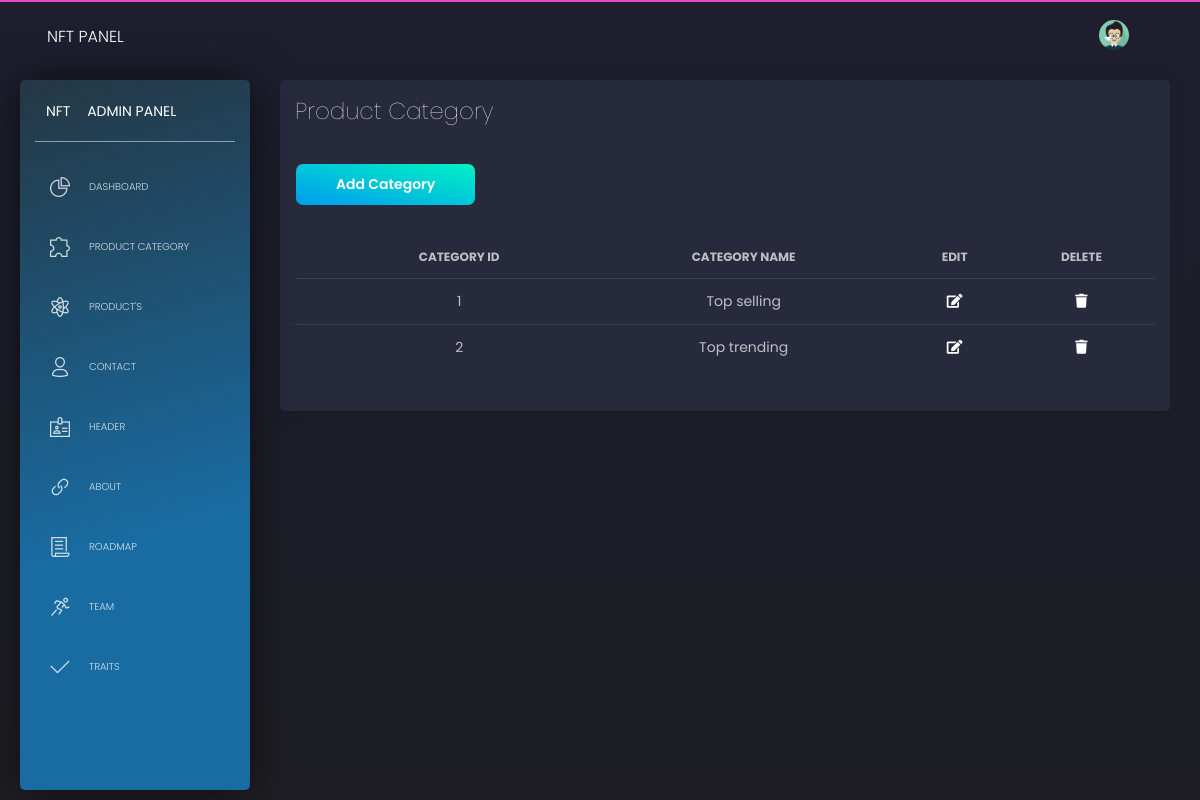
The page /Admin/product_category.php on the database its author committed.
### tables this page shows
CREATE TABLE `catagory` (
  `id` int(11) NOT NULL,
  `catagory` varchar(200) DEFAULT NULL
);

### Admin/product_category.php (the view, shortened to what this page needs)
<!DOCTYPE html>
<html lang="en">
<head>
    <link href="https://use.fontawesome.com/releases/v5.0.6/css/all.css" rel="stylesheet">
    <link href="assets/css/nucleo-icons.css" rel="stylesheet" />
    <link href="assets/css/black-dashboard.css?v=1.0.0" rel="stylesheet" />
    <link href="assets/demo/demo.css" rel="stylesheet" />
</head>
<body class="">
    <div class="wrapper">
        <?php include 'sidebar.php'; ?>
        <div class="main-panel">
            <?php
            include 'navbar.php';
            ?>
            <div class="content">
                <div class="row">
                    <div class="col-12">
                        <div class="card ">
                            <div class="card-header">
                                <h3 class="card-title"> Product Category</h3><br>
                                <h4 class="card-title"><a class="btn btn-success" href="createcategory.php">Add Category</a></h4>
                            </div>
                            <div class="card-body">
                                <div class="table-responsive">
                                    <table class="table tablesorter " id="">
                                        <thead class=" text-primary">
                                            <tr>
                                                <th>
                                                </th>
                                                <th style="text-align: center;">
                                                    CATEGORY ID
                                                </th>
                                                <th style="text-align: center;">
                                                    CATEGORY NAME
                                                </th>
                                                <th style="text-align: center;">
                                                    EDIT
                                                </th>
                                                <th style="text-align: center;">
                                                    DELETE
                                                </th>
                                            </tr>
                                        </thead>
                                        <tbody>
                                            <?php
       include 'connection.php';
                      $query = "SELECT * FROM `catagory`";
                      $res = mysqli_query($con, $query);
                                            if (mysqli_num_rows($res) > 0) {
                                                while ($row = mysqli_fetch_assoc($res)) {
                                            ?>
                                                    <tr>
                                                        <td>
                                                        </td>
                                                        <td style="text-align: center;">
                                                            <?php echo $row['id'] ?>
                                                        </td>
                                                        <td style="text-align: center;">
                                                            <?php echo $row['catagory'] ?>
                                                        </td>
                                                        <td style="text-align: center;color:white">
                                                            <a href="editcategory.php?id=<?php echo $row['id'] ?>" style="color:white;"><i class="fas fa-edit"></i></a>
                                                        </td>
                                                        <td style="text-align: center;color:white;">
                                                            <a href='deletecategory.php?id=<?php echo $row['id'] ?>' style="color:white;"><i class="fas fa-trash"></i></a></td>
                                                    </tr>
                                            <?php
                                                }
                                            }
                                            ?>
                                        </tbody>
                                    </table>
                                </div>
                            </div>
                        </div>
                    </div>
                </div>
            </div>
        </div>
    </div>
</body>
</html>

### rows shown on the page
catagory: id "1", catagory "Top selling"
catagory: id "2", catagory "Top trending"
